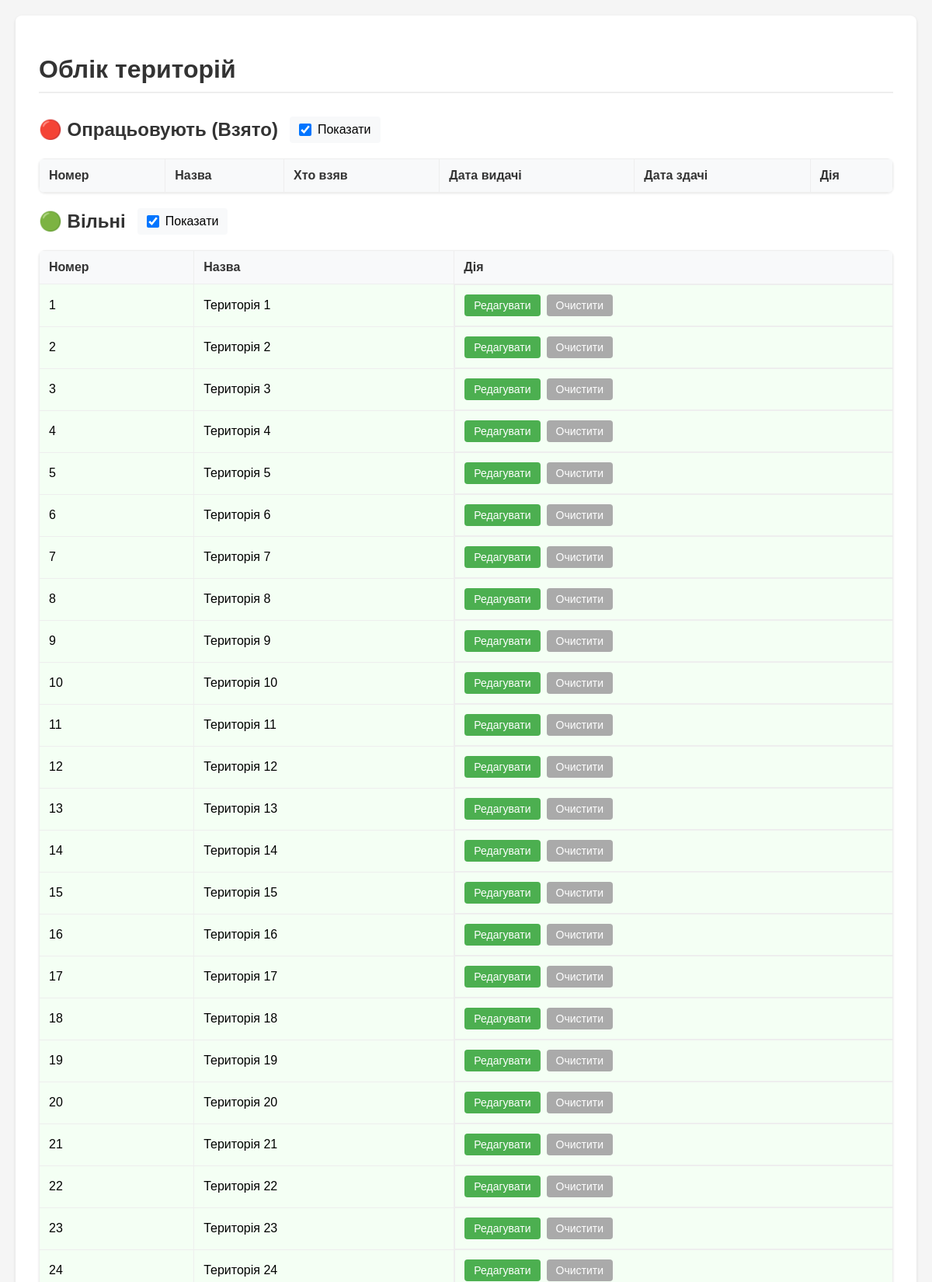
The page / (signed in, upper part) on the database its author committed.
### tables this page shows
CREATE TABLE territories (
        id INTEGER PRIMARY KEY,
        name TEXT,
        status TEXT,
        taken_by TEXT,
        date_taken TEXT,
        date_due TEXT
    );

### app.py (the view)
@app.route('/')
def index():
    if not session.get('logged_in'):
        return redirect(url_for('login'))
    try:
        with get_db() as conn:
            c = conn.cursor()
            c.execute("""
                SELECT t.*,
                       CASE
                           WHEN julianday(date_due) - julianday('now') <= 10
                           THEN 1
                           ELSE 0
                       END as due_flag
                FROM territories t
                WHERE status='Взято'
                ORDER BY date_taken
            """)
            taken = [(row[:-1], bool(row[-1])) for row in c.fetchall()]
            c.execute("""
                SELECT *
                FROM territories
                WHERE status='Вільна'
                ORDER BY id
            """)
            free = c.fetchall()
        return render_template('index.html', taken=taken, free=free)
    except sqlite3.Error as e:
        app.logger.error(f"Database error: {e}")
        return "Помилка бази даних", 500
    except Exception as e:
        app.logger.error(f"Unexpected error: {e}")
        return "Несподівана помилка", 500

### app.py (called while the page is built)
@contextmanager
def get_db() -> Generator[sqlite3.Connection, None, None]:
    conn = sqlite3.connect(DATABASE)
    try:
        yield conn
    finally:
        conn.close()

### templates/index.html (shortened to what this page needs)
<!DOCTYPE html>
<html lang="uk">
<head>
</head>
<body>
  <div class="container">
    <h1>Облік територій</h1>
    <div class="section-header">
      <h2>🔴 Опрацьовують (Взято)</h2>
      <label>
        <input type="checkbox" id="showTaken" checked
               onchange="toggleSection('taken', this.checked)">
        Показати
      </label>
    </div>
    <table id="taken">
      <thead>
        <tr>
          <th>Номер</th>
          <th>Назва</th>
          <th>Хто взяв</th>
          <th>Дата видачі</th>
          <th>Дата здачі</th>
          <th>Дія</th>
        </tr>
      </thead>
    </table>
    <div class="section-header">
      <h2>🟢 Вільні</h2>
      <label>
        <input type="checkbox" id="showFree" checked
               onchange="toggleSection('free', this.checked)">
        Показати
      </label>
    </div>
    <table id="free">
      <thead>
        <tr>
          <th>Номер</th>
          <th>Назва</th>
          <th>Дія</th>
        </tr>
      </thead>
      <tbody>
        {% for r in free %}
        <tr class="free-row">
          <td>{{ r[0] }}</td>
          <td>{{ r[1] }}</td>
          <td class="actions">
            <a href="{{ url_for('update_territory', territory_id=r[0]) }}" class="btn btn-edit">Редагувати</a>
            <form method="POST"
                  action="{{ url_for('clear_territory', territory_id=r[0]) }}">
              <button type="submit" class="btn btn-clear">Очистити</button>
            </form>
          </td>
        </tr>
        {% endfor %}
      </tbody>
    </table>
  </div>
</body>
</html>

### templates/index.html (style rules this page uses)
body { font-family: Arial, sans-serif; margin: 0; padding: 20px; background-color: #f5f5f5; }
.container { max-width: 1200px; margin: 0 auto; background: white; padding: 30px; border-radius: 8px; box-shadow: 0 2px 4px rgba(0,0,0,0.1); }
h1 { color: #333; margin-bottom: 30px; padding-bottom: 10px; border-bottom: 2px solid #eee; }
table { border-collapse: collapse; width: 100%; margin-bottom: 20px; background: white; border-radius: 8px; overflow: hidden; box-shadow: 0 1px 3px rgba(0,0,0,0.1); }
th, td { border: 1px solid #eee; padding: 12px; text-align: left; }
th { background-color: #f8f9fa; font-weight: 600; color: #333; }
.free-row { background-color: #f4fff4; }
.section-header { display: flex; align-items: center; gap: 15px; margin-bottom: 20px; }
.section-header h2 { margin: 0; color: #333; display: flex; align-items: center; gap: 8px; }
.section-header label { display: flex; align-items: center; gap: 8px; cursor: pointer; padding: 8px 12px; background: #f8f9fa; border-radius: 4px; transition: background-color 0.2s; }
.section-header input[type="checkbox"] { width: 16px; height: 16px; margin: 0; }
.btn { padding: 6px 12px; border: none; border-radius: 4px; cursor: pointer; font-size: 14px; text-decoration: none; transition: background-color 0.2s; }
.btn-edit { background: #4CAF50; color: white; }
.btn-clear { background: #aaa; color: white; }
.actions { display: flex; gap: 8px; align-items: center; }
form { margin: 0; }

### rows shown on the page
territories: id "1", name "Територія 1"
territories: id "2", name "Територія 2"
territories: id "3", name "Територія 3"
territories: id "4", name "Територія 4"
territories: id "5", name "Територія 5"
territories: id "6", name "Територія 6"
territories: id "7", name "Територія 7"
territories: id "8", name "Територія 8"
territories: id "9", name "Територія 9"
territories: id "10", name "Територія 10"
territories: id "11", name "Територія 11"
territories: id "12", name "Територія 12"
territories: id "13", name "Територія 13"
territories: id "14", name "Територія 14"
territories: id "15", name "Територія 15"
territories: id "16", name "Територія 16"
territories: id "17", name "Територія 17"
territories: id "18", name "Територія 18"
territories: id "19", name "Територія 19"
territories: id "20", name "Територія 20"
territories: id "21", name "Територія 21"
territories: id "22", name "Територія 22"
territories: id "23", name "Територія 23"
territories: id "24", name "Територія 24"
